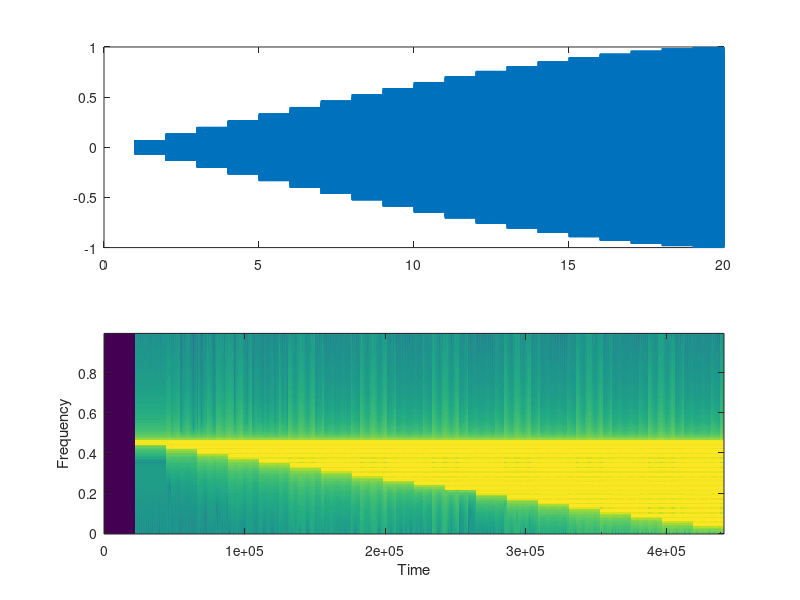

Here is the MATLAB script that generated this plot:
fs = 44100;
L = 20;
l = 1:L;
f0 = 500;
w0 = 2*pi*f0;

dur = L;
t=1/fs:1/fs:dur;


x = zeros(fs*L,1);
n=1;
for i=L:-1:1
    x = x + [zeros(fs*n,1); sin(w0*i*(1/fs:1/fs:(i-1)))'];
    n=n+1;
end

longSig = [x; x(end-fs:end)]



x=x/max(x);
sound(x,fs)

figure(1)
subplot(211); plot(t,x);
subplot(212); specgram(x);

